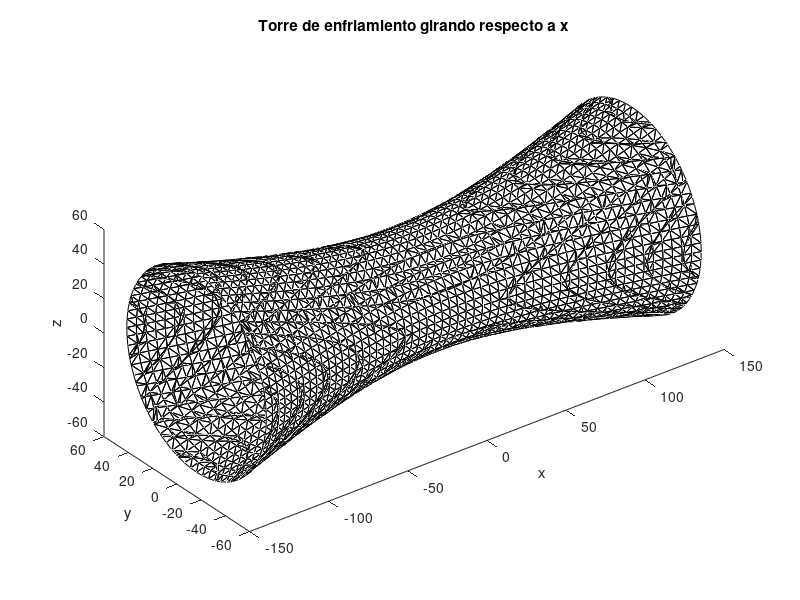

This chart was generated by the following MATLAB code:
% Parámetros
a = 33.23; b = 33.23; c = 97.2; % radios

% Malla tridimensional (ahora el eje principal es X)
[X, Y, Z] = meshgrid(-137.5:5:137.5, -80:5:80, -80:5:80);

% Función implícita rotada: eje principal en X
V = (Y.^2)/(a^2) + (Z.^2)/(b^2) - (X.^2)/(c^2);

% Extraer superficie
p = patch(isosurface(X, Y, Z, V, 1));
set(p, 'FaceColor', 'w', 'EdgeColor', 'k');

% Estilo
daspect([1 1 1]);
view(3);
camlight;
lighting gouraud;
xlabel('x'); ylabel('y'); zlabel('z');
title('Torre de enfriamiento girando respecto a x');
